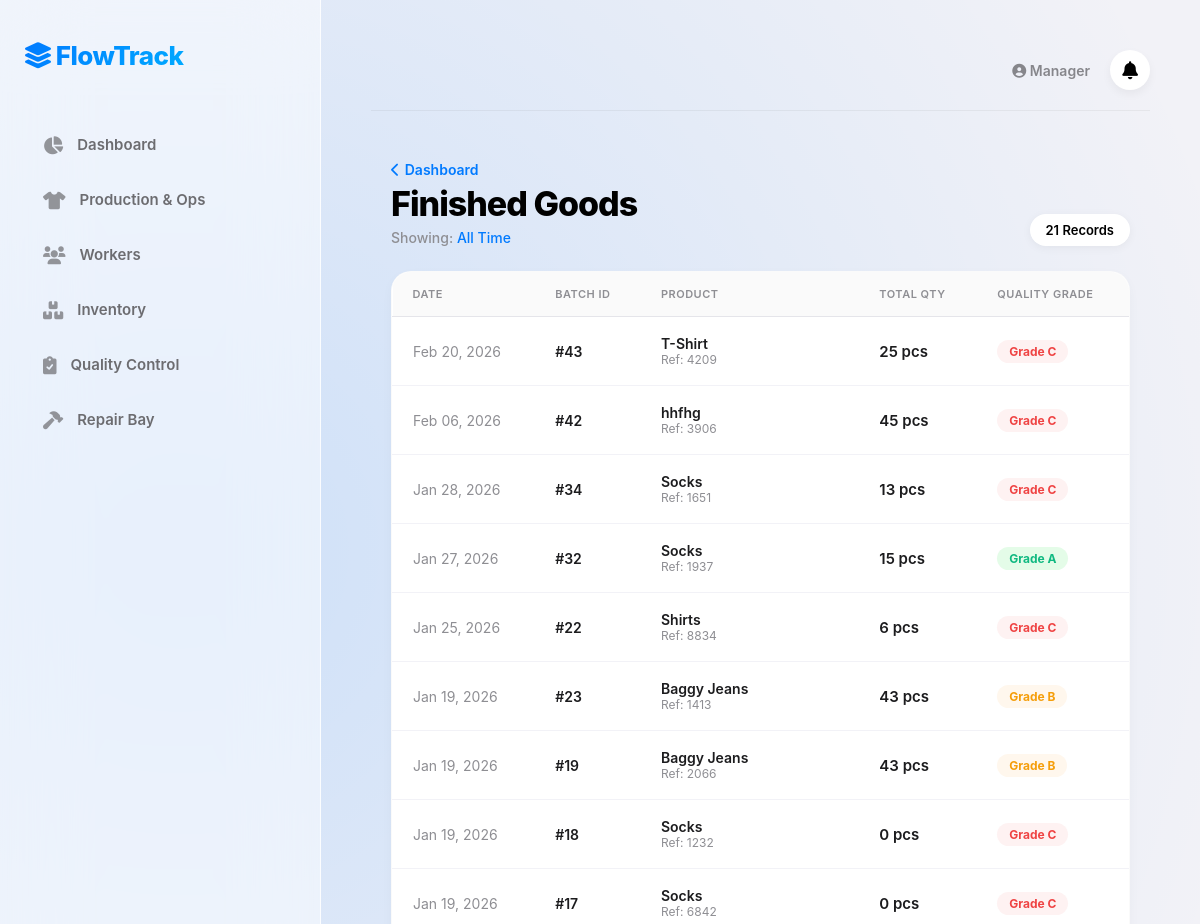
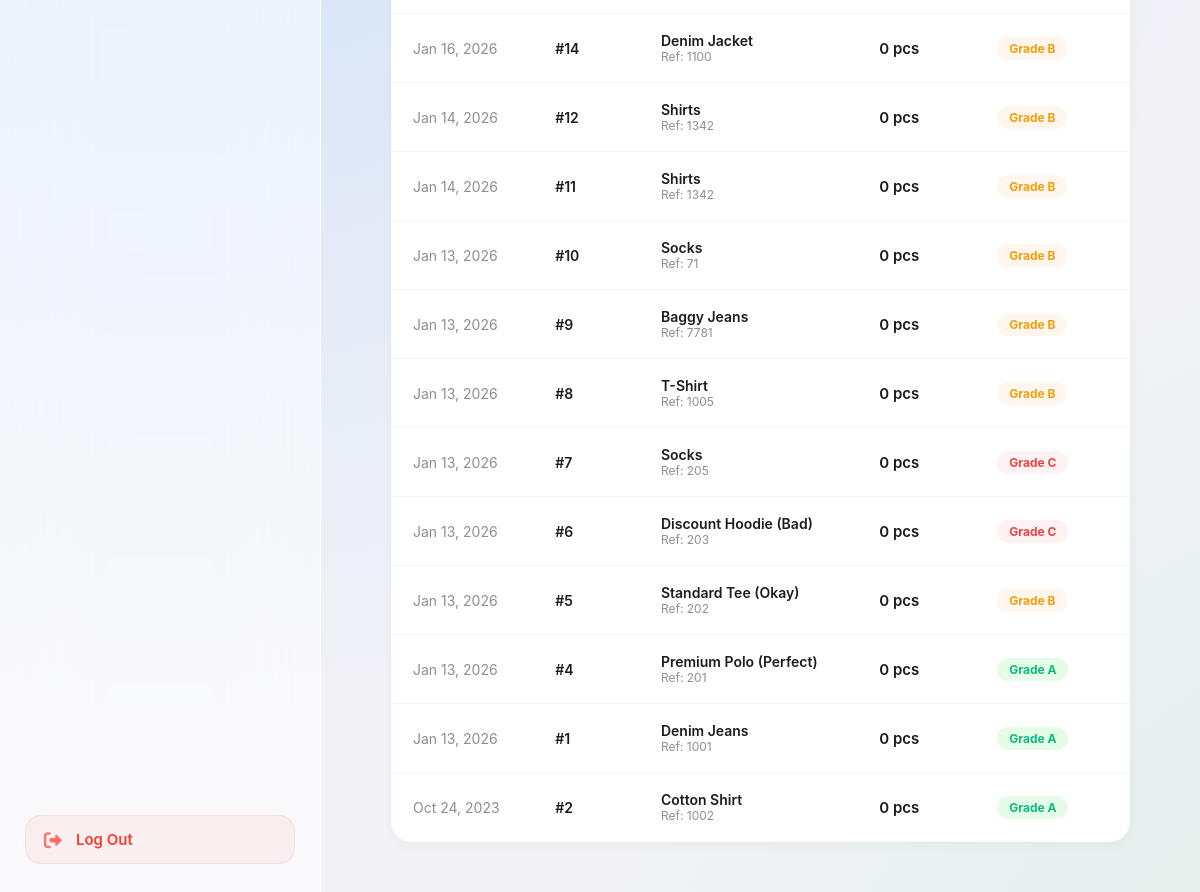
/finished_goods.php (signed in), run on the app's committed database (2 pictures, top to bottom).
### tables this page shows
CREATE TABLE `finished_goods` (
  `Item_ID` int(11) NOT NULL,
  `Batch_ID` int(11) DEFAULT NULL,
  `Quantity` int(11) DEFAULT NULL,
  `Grade` enum('A','B','C') DEFAULT NULL,
  `Completed_Date` date DEFAULT NULL
);

CREATE TABLE `batch` (
  `Batch_ID` int(11) NOT NULL,
  `Order_ID` int(11) NOT NULL,
  `Product_Type` varchar(100) DEFAULT NULL,
  `Start_Time` datetime DEFAULT NULL,
  `End_Time` datetime DEFAULT NULL,
  `Status` enum('Running','Completed','Failed') DEFAULT 'Running',
  `Quantity` int(11) DEFAULT 0,
  `Fabric` varchar(150) DEFAULT 'Standard Cotton',
  `Trims` varchar(150) DEFAULT 'Standard Thread',
  `Variant_Options` varchar(100) DEFAULT 'S-M-L Mixed',
  `Quality_Grade` enum('A','B','C') DEFAULT NULL
);

### finished_goods.php (the view, shortened to what this page needs)
<?php
include 'layout_top.php';
$conn = @new mysqli("127.0.0.1", "root", "", "flowtrack_mes", 3306);
$filter_mode = isset($_GET['filter']) && $_GET['filter'] == 'today' ? 'Today' : 'All Time';
$where_clause = "";
$sql = "SELECT f.*, b.Product_Type, b.Order_ID
        FROM Finished_Goods f
        JOIN Batch b ON f.Batch_ID = b.Batch_ID
        $where_clause
        ORDER BY f.Completed_Date DESC, f.Batch_ID DESC";
$result = $conn->query($sql);
?>
<div style="max-width:1000px; margin:0 auto; padding:20px;">
    <a href="index.php" class="back-btn animate"><i class="fas fa-chevron-left"></i> Dashboard</a>
    <div class="page-header animate">
        <div>
            <h1 class="page-title">Finished Goods</h1>
            <div style="color:#8E8E93; font-weight:500; font-size:14px; margin-top:5px;">
                Showing: <span style="color:#007AFF;"><?php echo $filter_mode; ?></span>
            </div>
        </div>
        <div style="background:white; padding:8px 16px; border-radius:20px; font-weight:600; font-size:13px; box-shadow:0 2px 10px rgba(0,0,0,0.05);">
            <?php echo $result ? $result->num_rows : 0; ?> Records
        </div>
    </div>
    <div class="ios-table-card animate" style="animation-delay: 0.1s;">
        <?php if ($result && $result->num_rows > 0): ?>
        <table class="ios-table">
            <thead>
                <tr>
                    <th>Date</th>
                    <th>Batch ID</th>
                    <th>Product</th>
                    <th>Total Qty</th>
                    <th>Quality Grade</th>
                </tr>
            </thead>
            <tbody>
                <?php while($row = $result->fetch_assoc()):
                    $g_class = 'grade-' . $row['Grade'];
                ?>
                <tr>
                    <td style="color:#8E8E93;"><?php echo date('M d, Y', strtotime($row['Completed_Date'])); ?></td>
                    <td style="font-weight:600;">#<?php echo $row['Batch_ID']; ?></td>
                    <td>
                        <div style="font-weight:600;"><?php echo $row['Product_Type']; ?></div>
                        <div style="font-size:12px; color:#8E8E93;">Ref: <?php echo $row['Order_ID']; ?></div>
                    </td>
                    <td style="font-size:15px; font-weight:600;"><?php echo number_format($row['Quantity']); ?> pcs</td>
                    <td><span class="grade-badge <?php echo $g_class; ?>">Grade <?php echo $row['Grade']; ?></span></td>
                </tr>
                <?php endwhile; ?>
            </tbody>
        </table>
        <?php endif; ?>
    </div>
</div>
<?php include 'layout_bottom.php'; ?>

### style.css (style rules this page uses)
:root { --bg-base: #F2F2F7; --mesh-1: rgba(0, 122, 255, 0.15); --mesh-2: rgba(52, 199, 89, 0.15); --glass-surface: rgba(255, 255, 255, 0.65); --glass-border: rgba(255, 255, 255, 0.8); --glass-highlight: rgba(255, 255, 255, 0.9); --text-primary: #000000; --text-secondary: #6C6C70; --primary-blue: #007AFF; --primary-glow: rgba(0, 122, 255, 0.3); --success-green: #34C759; --danger-red: #FF3B30; --warning-orange: #FF9500; --bounce: cubic-bezier(0.34, 1.56, 0.64, 1); --smooth: cubic-bezier(0.4, 0, 0.2, 1); }
body { font-family: -apple-system, BlinkMacSystemFont, "SF Pro Display", "Segoe UI", Roboto, sans-serif; margin: 0; height: 100vh; display: flex; color: var(--text-primary); overflow: hidden; background: radial-gradient(circle at 10% 20%, var(--mesh-1) 0%, transparent 40%), radial-gradient(circle at 90% 80%, var(--mesh-2) 0%, transparent 40%), #F5F5F7; background-size: 150% 150%; animation: bg-breathe 10s ease-in-out infinite alternate; }
h1 { font-size: 36px; font-weight: 800; margin-bottom: 40px; color: #000; letter-spacing: -1px; animation: slide-down 0.8s var(--bounce); }
table { width: 100%; border-collapse: separate; border-spacing: 0 10px; }
th { text-align: left; color: var(--text-secondary); font-size: 11px; font-weight: 800; text-transform: uppercase; padding: 0 20px 8px 20px; letter-spacing: 0.5px; }
td { background: rgba(255, 255, 255, 0.4); padding: 18px 20px; font-size: 14px; vertical-align: middle; border-top: 1px solid rgba(255,255,255,0.5); transition: 0.2s; }
tr td:first-child { border-radius: 16px 0 0 16px; border-left: 1px solid rgba(255,255,255,0.5); }
tr td:last-child { border-radius: 0 16px 16px 0; border-right: 1px solid rgba(255,255,255,0.5); }

### finished_goods.php (style rules this page uses)
:root { --bg: #F2F2F7; --card: #FFFFFF; --text: #1C1C1E; --blue: #007AFF; --green: #34C759; }
body { background-color: var(--bg); font-family: -apple-system, BlinkMacSystemFont, "SF Pro Text", sans-serif; }
.animate { animation: slide-up 0.5s cubic-bezier(0.2, 0.8, 0.2, 1) forwards; }
.page-header { display: flex; justify-content: space-between; align-items: end; margin-bottom: 25px; }
.page-title { font-size: 34px; font-weight: 800; margin: 0; letter-spacing: -1px; }
.ios-table-card { background: var(--card); border-radius: 20px; box-shadow: 0 4px 12px rgba(0,0,0,0.03); overflow: hidden; border: 1px solid rgba(0,0,0,0.02); }
.ios-table { width: 100%; border-collapse: collapse; }
.ios-table th { text-align: left; font-size: 11px; font-weight: 600; color: #8E8E93; text-transform: uppercase; padding: 15px 20px; border-bottom: 1px solid #E5E5EA; background: #FAFAFA; }
.ios-table td { padding: 18px 20px; border-bottom: 1px solid #F2F2F7; font-size: 14px; color: var(--text); }
.ios-table tr:last-child td { border-bottom: none; }
.grade-badge { padding: 4px 12px; border-radius: 12px; font-weight: 700; font-size: 12px; display: inline-block; min-width: 30px; text-align: center; }
.grade-A { background: #E4FCE8; color: #10B981; }
.grade-B { background: #FFF7ED; color: #F59E0B; }
.grade-C { background: #FEF2F2; color: #EF4444; }
.back-btn { text-decoration: none; color: var(--blue); font-weight: 600; font-size: 14px; display: flex; align-items: center; gap: 5px; margin-bottom: 5px; }

### data on the page
finished_goods: Completed_Date "Feb 20, 2026", Batch_ID "43", Batch_ID.Product_Type "T-Shirt", Batch_ID.Order_ID "4209", Quantity "25", Grade "C"
finished_goods: Completed_Date "Feb 06, 2026", Batch_ID "42", Batch_ID.Product_Type "hhfhg", Batch_ID.Order_ID "3906", Quantity "45", Grade "C"
finished_goods: Completed_Date "Jan 28, 2026", Batch_ID "34", Batch_ID.Product_Type "Socks", Batch_ID.Order_ID "1651", Quantity "13", Grade "C"
finished_goods: Completed_Date "Jan 27, 2026", Batch_ID "32", Batch_ID.Product_Type "Socks", Batch_ID.Order_ID "1937", Quantity "15", Grade "A"
finished_goods: Completed_Date "Jan 25, 2026", Batch_ID "22", Batch_ID.Product_Type "Shirts", Batch_ID.Order_ID "8834", Quantity "6", Grade "C"
finished_goods: Completed_Date "Jan 19, 2026", Batch_ID "23", Batch_ID.Product_Type "Baggy Jeans", Batch_ID.Order_ID "1413", Quantity "43", Grade "B"
finished_goods: Completed_Date "Jan 19, 2026", Batch_ID "19", Batch_ID.Product_Type "Baggy Jeans", Batch_ID.Order_ID "2066", Quantity "43", Grade "B"
finished_goods: Completed_Date "Jan 19, 2026", Batch_ID "18", Batch_ID.Product_Type "Socks", Batch_ID.Order_ID "1232", Quantity "0", Grade "C"
finished_goods: Completed_Date "Jan 19, 2026", Batch_ID "17", Batch_ID.Product_Type "Socks", Batch_ID.Order_ID "6842", Quantity "0", Grade "C"
finished_goods: Completed_Date "Jan 16, 2026", Batch_ID "14", Batch_ID.Product_Type "Denim Jacket", Batch_ID.Order_ID "1100", Quantity "0", Grade "B"
finished_goods: Completed_Date "Jan 14, 2026", Batch_ID "12", Batch_ID.Product_Type "Shirts", Batch_ID.Order_ID "1342", Quantity "0", Grade "B"
finished_goods: Completed_Date "Jan 14, 2026", Batch_ID "11", Batch_ID.Product_Type "Shirts", Batch_ID.Order_ID "1342", Quantity "0", Grade "B"
finished_goods: Completed_Date "Jan 13, 2026", Batch_ID "10", Batch_ID.Product_Type "Socks", Batch_ID.Order_ID "71", Quantity "0", Grade "B"
finished_goods: Completed_Date "Jan 13, 2026", Batch_ID "9", Batch_ID.Product_Type "Baggy Jeans", Batch_ID.Order_ID "7781", Quantity "0", Grade "B"
finished_goods: Completed_Date "Jan 13, 2026", Batch_ID "8", Batch_ID.Product_Type "T-Shirt", Batch_ID.Order_ID "1005", Quantity "0", Grade "B"
finished_goods: Completed_Date "Jan 13, 2026", Batch_ID "7", Batch_ID.Product_Type "Socks", Batch_ID.Order_ID "205", Quantity "0", Grade "C"
finished_goods: Completed_Date "Jan 13, 2026", Batch_ID "6", Batch_ID.Product_Type "Discount Hoodie (Bad)", Batch_ID.Order_ID "203", Quantity "0", Grade "C"
finished_goods: Completed_Date "Jan 13, 2026", Batch_ID "5", Batch_ID.Product_Type "Standard Tee (Okay)", Batch_ID.Order_ID "202", Quantity "0", Grade "B"
finished_goods: Completed_Date "Jan 13, 2026", Batch_ID "4", Batch_ID.Product_Type "Premium Polo (Perfect)", Batch_ID.Order_ID "201", Quantity "0", Grade "A"
finished_goods: Completed_Date "Jan 13, 2026", Batch_ID "1", Batch_ID.Product_Type "Denim Jeans", Batch_ID.Order_ID "1001", Quantity "0", Grade "A"
finished_goods: Completed_Date "Oct 24, 2023", Batch_ID "2", Batch_ID.Product_Type "Cotton Shirt", Batch_ID.Order_ID "1002", Quantity "0", Grade "A"

### other printed values
$_SESSION['user_role'] "Manager"
$filter_mode "All Time"
$result->num_rows "21"
